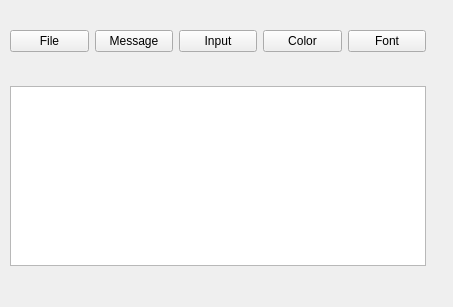
<?xml version="1.0" encoding="UTF-8"?>
<ui version="4.0">
 <class>Widget</class>
 <widget class="QWidget" name="Widget">
  <property name="geometry">
   <rect>
    <x>0</x>
    <y>0</y>
    <width>453</width>
    <height>307</height>
   </rect>
  </property>
  <property name="windowTitle">
   <string>Widget</string>
  </property>
  <widget class="QWidget" name="layoutWidget">
   <property name="geometry">
    <rect>
     <x>10</x>
     <y>30</y>
     <width>416</width>
     <height>236</height>
    </rect>
   </property>
   <layout class="QVBoxLayout" name="verticalLayout">
    <item>
     <layout class="QHBoxLayout" name="horizontalLayout">
      <item>
       <widget class="QPushButton" name="pushButton">
        <property name="text">
         <string>File</string>
        </property>
       </widget>
      </item>
      <item>
       <widget class="QPushButton" name="pushButton_2">
        <property name="text">
         <string>Message</string>
        </property>
       </widget>
      </item>
      <item>
       <spacer name="horizontalSpacer_2">
        <property name="orientation">
         <enum>Qt::Horizontal</enum>
        </property>
        <property name="sizeHint" stdset="0">
         <size>
          <width>40</width>
          <height>20</height>
         </size>
        </property>
       </spacer>
      </item>
      <item>
       <widget class="QPushButton" name="pushButton_4">
        <property name="text">
         <string>Input</string>
        </property>
       </widget>
      </item>
      <item>
       <spacer name="horizontalSpacer_3">
        <property name="orientation">
         <enum>Qt::Horizontal</enum>
        </property>
        <property name="sizeHint" stdset="0">
         <size>
          <width>40</width>
          <height>20</height>
         </size>
        </property>
       </spacer>
      </item>
      <item>
       <widget class="QPushButton" name="pushButton_3">
        <property name="text">
         <string>Color</string>
        </property>
       </widget>
      </item>
      <item>
       <widget class="QPushButton" name="pushButton_6">
        <property name="text">
         <string>Font</string>
        </property>
       </widget>
      </item>
     </layout>
    </item>
    <item>
     <spacer name="verticalSpacer">
      <property name="orientation">
       <enum>Qt::Vertical</enum>
      </property>
      <property name="sizeHint" stdset="0">
       <size>
        <width>20</width>
        <height>40</height>
       </size>
      </property>
     </spacer>
    </item>
    <item>
     <widget class="QTextEdit" name="textEdit"/>
    </item>
   </layout>
  </widget>
 </widget>
 <resources/>
 <connections/>
</ui>
